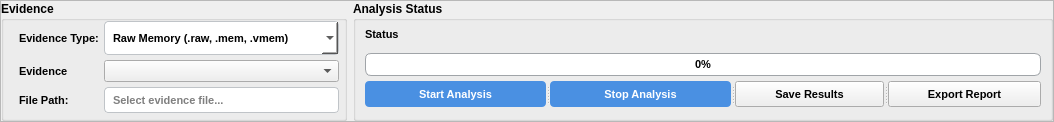
     <widget class="QFrame" name="headerFrame">
      <property name="maximumSize">
       <size>
        <width>16777215</width>
        <height>130</height>
       </size>
      </property>
      <property name="font">
       <font>
        <pointsize>8</pointsize>
       </font>
      </property>
      <property name="frameShape">
       <enum>QFrame::StyledPanel</enum>
      </property>
      <property name="frameShadow">
       <enum>QFrame::Raised</enum>
      </property>
      <layout class="QHBoxLayout" name="horizontalLayout_2" stretch="1,1">
       <property name="leftMargin">
        <number>0</number>
       </property>
       <property name="topMargin">
        <number>0</number>
       </property>
       <property name="rightMargin">
        <number>0</number>
       </property>
       <property name="bottomMargin">
        <number>0</number>
       </property>
       <item>
        <widget class="QGroupBox" name="evidenceGroupBox">
         <property name="sizePolicy">
          <sizepolicy hsizetype="Expanding" vsizetype="Preferred">
           <horstretch>0</horstretch>
           <verstretch>0</verstretch>
          </sizepolicy>
         </property>
         <property name="font">
          <font>
           <pointsize>9</pointsize>
           <weight>75</weight>
           <bold>true</bold>
          </font>
         </property>
         <property name="title">
          <string>Evidence</string>
         </property>
         <layout class="QGridLayout" name="evidenceGridLayout">
          <property name="leftMargin">
           <number>15</number>
          </property>
          <property name="topMargin">
           <number>0</number>
          </property>
          <property name="rightMargin">
           <number>5</number>
          </property>
          <property name="bottomMargin">
           <number>5</number>
          </property>
          <property name="spacing">
           <number>5</number>
          </property>
          <item row="1" column="0">
           <widget class="QLabel" name="label_2">
            <property name="font">
             <font>
              <pointsize>8</pointsize>
             </font>
            </property>
            <property name="text">
             <string>Evidence</string>
            </property>
           </widget>
          </item>
          <item row="1" column="1">
           <widget class="QComboBox" name="evidencecombo">
            <property name="font">
             <font>
              <pointsize>8</pointsize>
             </font>
            </property>
           </widget>
          </item>
          <item row="0" column="0">
           <widget class="QLabel" name="evidenceTypeLabel">
            <property name="font">
             <font>
              <pointsize>8</pointsize>
             </font>
            </property>
            <property name="text">
             <string>Evidence Type:</string>
            </property>
           </widget>
          </item>
          <item row="2" column="1">
           <widget class="QLineEdit" name="filePathEdit">
            <property name="font">
             <font>
              <pointsize>8</pointsize>
             </font>
            </property>
            <property name="styleSheet">
             <string notr="true">/* ==== CHUNG CHO CÁC TEXT INPUT / TEXT EDIT ==== */
QLineEdit,
QTextEdit,
QPlainTextEdit {
    background-color: #ffffff;
    border: 1px solid #c0c4c8;      /* viền xám nhạt */
    border-radius: 4px;             /* bo góc mềm */
    padding: 4px 6px;               /* khoảng đệm bên trong */
    selection-background-color: #cce4f7;
    selection-color: #000;
}

/* Khi focus chuyển viền sang xanh */
QLineEdit:focus,
QTextEdit:focus,
QPlainTextEdit:focus {
    border: 1px solid #4a90e2;
}

/* Placeholder màu nhạt (chỉ với QLineEdit) */
QLineEdit[placeholderText] {
    color: #999999;
}

/* ReadOnly thì nền hơi xám */
QLineEdit[readOnly=&quot;true&quot;],
QTextEdit[readOnly=&quot;true&quot;] {
    background-color: #f0f2f5;
}

/* Thanh cuộn bên trong QTextEdit bo góc &amp; nhỏ gọn */
QTextEdit QScrollBar:vertical,
QPlainTextEdit QScrollBar:vertical {
    background: transparent;
    width: 8px;
    margin: 0px;
}
QTextEdit QScrollBar::handle:vertical,
QPlainTextEdit QScrollBar::handle:vertical {
    background: #c0c4c8;
    min-height: 20px;
    border-radius: 4px;
}
QTextEdit QScrollBar::add-line, QTextEdit QScrollBar::sub-line,
QPlainTextEdit QScrollBar::add-line, QPlainTextEdit QScrollBar::sub-line {
    height: 0;
}
</string>
            </property>
            <property name="placeholderText">
             <string>Select evidence file...</string>
            </property>
           </widget>
          </item>
          <item row="2" column="0">
           <widget class="QLabel" name="filePathLabel">
            <property name="font">
             <font>
              <pointsize>8</pointsize>
             </font>
            </property>
            <property name="text">
             <string>File Path:</string>
            </property>
           </widget>
          </item>
          <item row="0" column="1">
           <widget class="QComboBox" name="evidenceTypeCombo">
            <property name="minimumSize">
             <size>
              <width>200</width>
              <height>34</height>
             </size>
            </property>
            <property name="font">
             <font>
              <pointsize>8</pointsize>
             </font>
            </property>
            <property name="styleSheet">
             <string notr="true">/* ==== QComboBox ==== */
QComboBox {
    /* nền trắng, bo góc và viền xám nhạt giống QLineEdit */
    background-color: #ffffff;
    border: 1px solid #c0c4c8;
    border-radius: 4px;
    padding: 4px 30px 4px 8px; /* để chừa chỗ cho mũi tên */
    min-height: 24px;
    /* font đã định ở đầu styles.qss sẽ áp dụng */
}

/* Khi hover đổi nhẹ viền */
QComboBox:hover {
    border: 1px solid #a0a4a8;
}

/* Khi focus (đang chọn) đổi viền xanh */
QComboBox:focus {
    border: 1px solid #4a90e2;
}

/* Popup list (QAbstractItemView) */
QComboBox QAbstractItemView {
    background-color: #ffffff;
    border: 1px solid #c0c4c8;
    border-radius: 4px;
    padding: 4px;
    outline: none;
    selection-background-color: #cce4f7;
    selection-color: #000;
}

/* Các item trong list khi hover */
QComboBox QAbstractItemView::item:hover {
    background-color: #e8f1fb;
}

/* Scrollbar nhỏ gọn trong popup */
QComboBox QAbstractItemView QScrollBar:vertical {
    background: transparent;
    width: 8px;
    margin: 0px;
}
QComboBox QAbstractItemView QScrollBar::handle:vertical {
    background: #c0c4c8;
    min-height: 20px;
    border-radius: 4px;
}
QComboBox QAbstractItemView QScrollBar::add-line,
QComboBox QAbstractItemView QScrollBar::sub-line {
    height: 0;
}
</string>
            </property>
            <item>
             <property name="text">
              <string>Raw Memory (.raw, .mem, .vmem)</string>
             </property>
            </item>
            <item>
             <property name="text">
              <string>Hibernation File (hiberfil.sys)</string>
             </property>
            </item>
            <item>
             <property name="text">
              <string>Page File (pagefile.sys)</string>
             </property>
            </item>
            <item>
             <property name="text">
              <string>Crash Dump (.dmp)</string>
             </property>
            </item>
           </widget>
          </item>
         </layout>
        </widget>
       </item>
       <item>
        <widget class="QGroupBox" name="statusGroupBox">
         <property name="sizePolicy">
          <sizepolicy hsizetype="Expanding" vsizetype="Preferred">
           <horstretch>0</horstretch>
           <verstretch>0</verstretch>
          </sizepolicy>
         </property>
         <property name="minimumSize">
          <size>
           <width>700</width>
           <height>0</height>
          </size>
         </property>
         <property name="maximumSize">
          <size>
           <width>700</width>
           <height>16777215</height>
          </size>
         </property>
         <property name="font">
          <font>
           <pointsize>9</pointsize>
           <weight>75</weight>
           <bold>true</bold>
          </font>
         </property>
         <property name="title">
          <string>Analysis Status</string>
         </property>
         <layout class="QGridLayout" name="gridLayout_6">
          <property name="topMargin">
           <number>0</number>
          </property>
          <property name="bottomMargin">
           <number>11</number>
          </property>
          <property name="verticalSpacing">
           <number>5</number>
          </property>
          <item row="1" column="0">
           <widget class="QProgressBar" name="progressBar">
            <property name="font">
             <font>
              <pointsize>8</pointsize>
             </font>
            </property>
            <property name="styleSheet">
             <string notr="true">/* QProgressBar */
QProgressBar {
    border: 1px solid #a0a4a8;
    border-radius: 6px;
    text-align: center;
}
QProgressBar::chunk {
    background-color: #4a90e2;
    border-radius: 6px;
}</string>
            </property>
            <property name="value">
             <number>0</number>
            </property>
           </widget>
          </item>
          <item row="0" column="0">
           <widget class="QLabel" name="statusLabel">
            <property name="font">
             <font>
              <pointsize>8</pointsize>
             </font>
            </property>
            <property name="text">
             <string>Status</string>
            </property>
           </widget>
          </item>
          <item row="2" column="0">
           <widget class="QSplitter" name="splitter">
            <property name="font">
             <font>
              <pointsize>8</pointsize>
             </font>
            </property>
            <property name="orientation">
             <enum>Qt::Horizontal</enum>
            </property>
            <widget class="QPushButton" name="startAnalysisButton">
             <property name="maximumSize">
              <size>
               <width>200</width>
               <height>16777215</height>
              </size>
             </property>
             <property name="font">
              <font>
               <pointsize>8</pointsize>
              </font>
             </property>
             <property name="styleSheet">
              <string notr="true">/* QPushButton */
QPushButton {
    background-color: #4a90e2;
    border: none;
    border-radius: 4px;
    padding: 6px 12px;
    color: #fff;
}
QPushButton:hover {
    background-color: #5aa0f2;
}
QPushButton:pressed {
    background-color: #3a7fcc;
}</string>
             </property>
             <property name="text">
              <string>Start Analysis</string>
             </property>
            </widget>
            <widget class="QPushButton" name="stopButton">
             <property name="enabled">
              <bool>false</bool>
             </property>
             <property name="maximumSize">
              <size>
               <width>200</width>
               <height>16777215</height>
              </size>
             </property>
             <property name="font">
              <font>
               <pointsize>8</pointsize>
               <underline>false</underline>
              </font>
             </property>
             <property name="layoutDirection">
              <enum>Qt::LeftToRight</enum>
             </property>
             <property name="styleSheet">
              <string notr="true">/* QPushButton */
QPushButton {
    background-color: #4a90e2;
    border: none;
    border-radius: 4px;
    padding: 6px 12px;
    color: #fff;
}
QPushButton:hover {
    background-color: #5aa0f2;
}
QPushButton:pressed {
    background-color: #3a7fcc;
}</string>
             </property>
             <property name="text">
              <string>Stop Analysis</string>
             </property>
            </widget>
            <widget class="QPushButton" name="pushButton_2">
             <property name="font">
              <font>
               <pointsize>8</pointsize>
              </font>
             </property>
             <property name="text">
              <string>Save Results</string>
             </property>
            </widget>
            <widget class="QPushButton" name="pushButton">
             <property name="font">
              <font>
               <pointsize>8</pointsize>
              </font>
             </property>
             <property name="text">
              <string>Export Report</string>
             </property>
            </widget>
           </widget>
          </item>
         </layout>
        </widget>
       </item>
      </layout>
     </widget>
